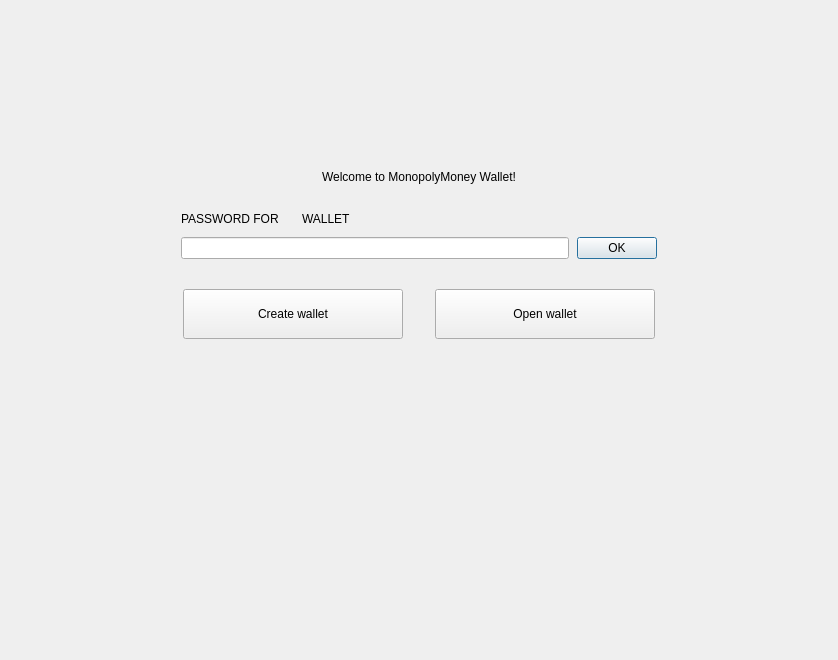
<?xml version="1.0" encoding="UTF-8"?>
<ui version="4.0">
 <class>NoWalletFrame</class>
 <widget class="QFrame" name="NoWalletFrame">
  <property name="geometry">
   <rect>
    <x>0</x>
    <y>0</y>
    <width>838</width>
    <height>660</height>
   </rect>
  </property>
  <property name="windowTitle">
   <string>Frame</string>
  </property>
  <property name="frameShape">
   <enum>QFrame::NoFrame</enum>
  </property>
  <property name="frameShadow">
   <enum>QFrame::Raised</enum>
  </property>
  <layout class="QVBoxLayout" name="verticalLayout">
   <property name="spacing">
    <number>0</number>
   </property>
   <property name="leftMargin">
    <number>0</number>
   </property>
   <property name="topMargin">
    <number>0</number>
   </property>
   <property name="rightMargin">
    <number>0</number>
   </property>
   <property name="bottomMargin">
    <number>0</number>
   </property>
   <item>
    <spacer name="verticalSpacer">
     <property name="orientation">
      <enum>Qt::Vertical</enum>
     </property>
     <property name="sizeType">
      <enum>QSizePolicy::Fixed</enum>
     </property>
     <property name="sizeHint" stdset="0">
      <size>
       <width>20</width>
       <height>170</height>
      </size>
     </property>
    </spacer>
   </item>
   <item alignment="Qt::AlignHCenter">
    <widget class="WalletGui::WalletHeaderLabel" name="m_welcomeLabel">
     <property name="text">
      <string>Welcome to MonopolyMoney Wallet!</string>
     </property>
    </widget>
   </item>
   <item>
    <spacer name="verticalSpacer_4">
     <property name="orientation">
      <enum>Qt::Vertical</enum>
     </property>
     <property name="sizeType">
      <enum>QSizePolicy::Fixed</enum>
     </property>
     <property name="sizeHint" stdset="0">
      <size>
       <width>20</width>
       <height>25</height>
      </size>
     </property>
    </spacer>
   </item>
   <item alignment="Qt::AlignHCenter">
    <widget class="QFrame" name="m_passwordFrame">
     <property name="minimumSize">
      <size>
       <width>476</width>
       <height>0</height>
      </size>
     </property>
     <property name="maximumSize">
      <size>
       <width>338</width>
       <height>16777215</height>
      </size>
     </property>
     <property name="frameShape">
      <enum>QFrame::NoFrame</enum>
     </property>
     <property name="frameShadow">
      <enum>QFrame::Raised</enum>
     </property>
     <layout class="QVBoxLayout" name="verticalLayout_2">
      <property name="spacing">
       <number>8</number>
      </property>
      <property name="leftMargin">
       <number>0</number>
      </property>
      <property name="topMargin">
       <number>0</number>
      </property>
      <property name="rightMargin">
       <number>0</number>
      </property>
      <property name="bottomMargin">
       <number>0</number>
      </property>
      <item>
       <layout class="QHBoxLayout" name="horizontalLayout_4">
        <item>
         <widget class="QLabel" name="m_passwordTextLabel">
          <property name="sizePolicy">
           <sizepolicy hsizetype="Maximum" vsizetype="Preferred">
            <horstretch>0</horstretch>
            <verstretch>0</verstretch>
           </sizepolicy>
          </property>
          <property name="styleSheet">
           <string notr="true">[errorState=&quot;true&quot;] {
  color: #ef3131;
}</string>
          </property>
          <property name="text">
           <string>PASSWORD FOR</string>
          </property>
         </widget>
        </item>
        <item>
         <widget class="QLabel" name="m_walletNameLabel">
          <property name="text">
           <string/>
          </property>
         </widget>
        </item>
        <item>
         <widget class="QLabel" name="m_walletTextLabel">
          <property name="text">
           <string>WALLET</string>
          </property>
         </widget>
        </item>
        <item>
         <spacer name="horizontalSpacer_4">
          <property name="orientation">
           <enum>Qt::Horizontal</enum>
          </property>
          <property name="sizeHint" stdset="0">
           <size>
            <width>40</width>
            <height>20</height>
           </size>
          </property>
         </spacer>
        </item>
       </layout>
      </item>
      <item>
       <layout class="QHBoxLayout" name="horizontalLayout_5">
        <item>
         <widget class="QLineEdit" name="m_passwordEdit">
          <property name="sizePolicy">
           <sizepolicy hsizetype="Expanding" vsizetype="Fixed">
            <horstretch>0</horstretch>
            <verstretch>0</verstretch>
           </sizepolicy>
          </property>
          <property name="styleSheet">
           <string notr="true">[errorState=&quot;true&quot;] {
  border-color: #ef3131;
}</string>
          </property>
          <property name="echoMode">
           <enum>QLineEdit::Password</enum>
          </property>
         </widget>
        </item>
        <item>
         <widget class="WalletGui::WalletOkButton" name="m_okButton">
          <property name="enabled">
           <bool>true</bool>
          </property>
          <property name="text">
           <string>OK</string>
          </property>
          <property name="default">
           <bool>true</bool>
          </property>
         </widget>
        </item>
       </layout>
      </item>
     </layout>
    </widget>
   </item>
   <item>
    <spacer name="verticalSpacer_2">
     <property name="orientation">
      <enum>Qt::Vertical</enum>
     </property>
     <property name="sizeType">
      <enum>QSizePolicy::Fixed</enum>
     </property>
     <property name="sizeHint" stdset="0">
      <size>
       <width>20</width>
       <height>30</height>
      </size>
     </property>
    </spacer>
   </item>
   <item>
    <layout class="QHBoxLayout" name="horizontalLayout">
     <property name="spacing">
      <number>0</number>
     </property>
     <item>
      <spacer name="horizontalSpacer_2">
       <property name="orientation">
        <enum>Qt::Horizontal</enum>
       </property>
       <property name="sizeHint" stdset="0">
        <size>
         <width>40</width>
         <height>20</height>
        </size>
       </property>
      </spacer>
     </item>
     <item>
      <widget class="WalletGui::WalletLargeBlueButton" name="m_createWalletButton">
       <property name="sizePolicy">
        <sizepolicy hsizetype="Fixed" vsizetype="Fixed">
         <horstretch>0</horstretch>
         <verstretch>0</verstretch>
        </sizepolicy>
       </property>
       <property name="minimumSize">
        <size>
         <width>220</width>
         <height>50</height>
        </size>
       </property>
       <property name="maximumSize">
        <size>
         <width>220</width>
         <height>50</height>
        </size>
       </property>
       <property name="text">
        <string>Create wallet</string>
       </property>
      </widget>
     </item>
     <item>
      <spacer name="horizontalSpacer">
       <property name="orientation">
        <enum>Qt::Horizontal</enum>
       </property>
       <property name="sizeType">
        <enum>QSizePolicy::Fixed</enum>
       </property>
       <property name="sizeHint" stdset="0">
        <size>
         <width>32</width>
         <height>20</height>
        </size>
       </property>
      </spacer>
     </item>
     <item>
      <widget class="WalletGui::WalletLargeBlueButton" name="m_openWalletButton">
       <property name="sizePolicy">
        <sizepolicy hsizetype="Fixed" vsizetype="Fixed">
         <horstretch>0</horstretch>
         <verstretch>0</verstretch>
        </sizepolicy>
       </property>
       <property name="minimumSize">
        <size>
         <width>220</width>
         <height>50</height>
        </size>
       </property>
       <property name="maximumSize">
        <size>
         <width>220</width>
         <height>50</height>
        </size>
       </property>
       <property name="text">
        <string>Open wallet</string>
       </property>
      </widget>
     </item>
     <item>
      <spacer name="horizontalSpacer_3">
       <property name="orientation">
        <enum>Qt::Horizontal</enum>
       </property>
       <property name="sizeHint" stdset="0">
        <size>
         <width>40</width>
         <height>20</height>
        </size>
       </property>
      </spacer>
     </item>
    </layout>
   </item>
   <item>
    <spacer name="verticalSpacer_3">
     <property name="orientation">
      <enum>Qt::Vertical</enum>
     </property>
     <property name="sizeHint" stdset="0">
      <size>
       <width>20</width>
       <height>376</height>
      </size>
     </property>
    </spacer>
   </item>
  </layout>
 </widget>
 <customwidgets>
  <customwidget>
   <class>WalletGui::WalletOkButton</class>
   <extends>QPushButton</extends>
   <header>Gui/Common/WalletOkButton.h</header>
  </customwidget>
  <customwidget>
   <class>WalletGui::WalletHeaderLabel</class>
   <extends>QLabel</extends>
   <header>Gui/Common/WalletTextLabel.h</header>
  </customwidget>
  <customwidget>
   <class>WalletGui::WalletLargeBlueButton</class>
   <extends>QPushButton</extends>
   <header>Gui/Common/WalletBlueButton.h</header>
  </customwidget>
 </customwidgets>
 <resources/>
 <connections>
  <connection>
   <sender>m_okButton</sender>
   <signal>clicked()</signal>
   <receiver>NoWalletFrame</receiver>
   <slot>okClicked()</slot>
   <hints>
    <hint type="sourcelabel">
     <x>498</x>
     <y>266</y>
    </hint>
    <hint type="destinationlabel">
     <x>418</x>
     <y>329</y>
    </hint>
   </hints>
  </connection>
  <connection>
   <sender>m_passwordEdit</sender>
   <signal>textChanged(QString)</signal>
   <receiver>NoWalletFrame</receiver>
   <slot>passwordChanged(QString)</slot>
   <hints>
    <hint type="sourcelabel">
     <x>374</x>
     <y>265</y>
    </hint>
    <hint type="destinationlabel">
     <x>418</x>
     <y>329</y>
    </hint>
   </hints>
  </connection>
  <connection>
   <sender>m_passwordEdit</sender>
   <signal>returnPressed()</signal>
   <receiver>m_okButton</receiver>
   <slot>click()</slot>
   <hints>
    <hint type="sourcelabel">
     <x>374</x>
     <y>265</y>
    </hint>
    <hint type="destinationlabel">
     <x>616</x>
     <y>256</y>
    </hint>
   </hints>
  </connection>
 </connections>
 <slots>
  <signal>createWalletClickedSignal()</signal>
  <signal>openWalletClickedSignal()</signal>
  <slot>okClicked()</slot>
  <slot>passwordChanged(QString)</slot>
 </slots>
</ui>
